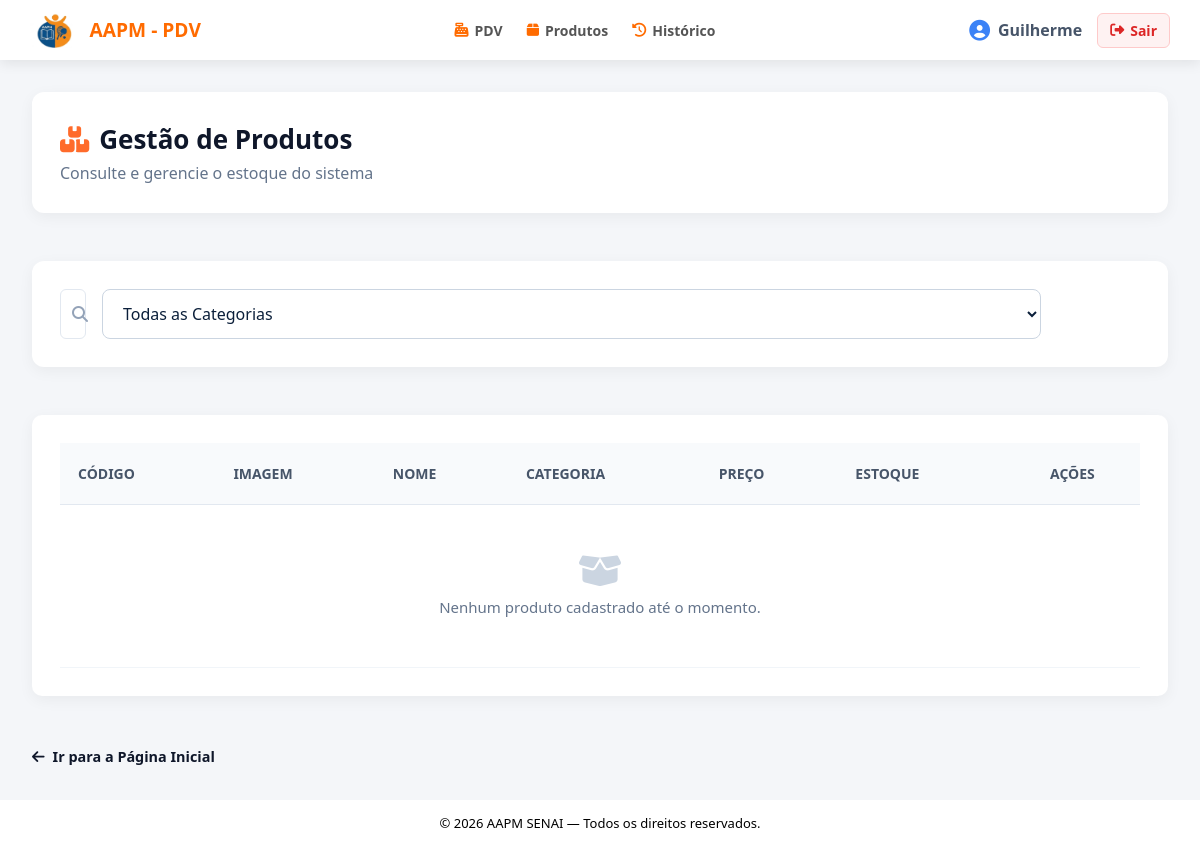
The page /produtos/?pagina=2&por_pagina=4&busca=&categoria_id=0 (signed in) on the database as committed earlier.
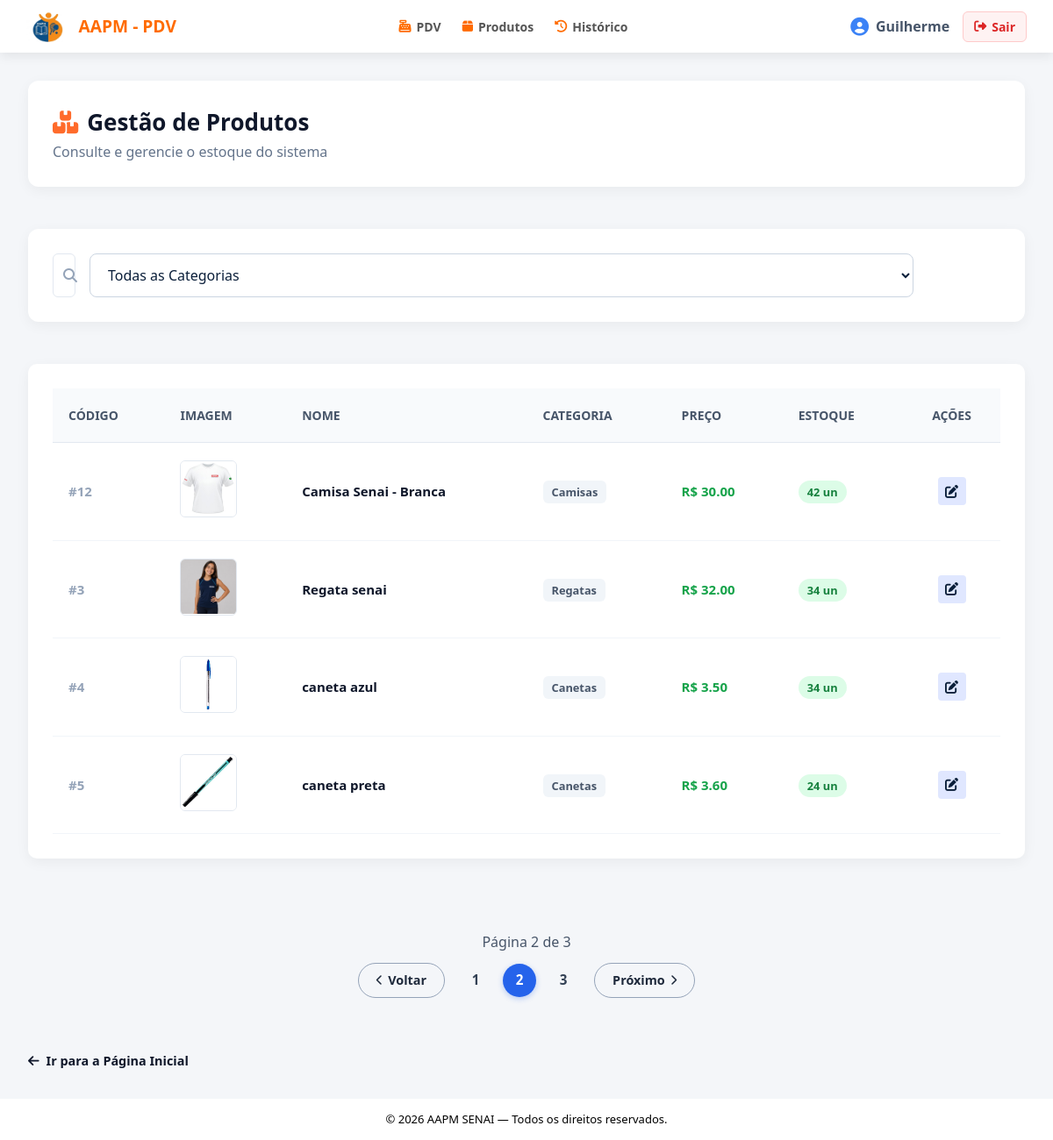
The same page on the database as committed later.
### app/models/produto.py (models this page shows, shortened)
class Produto(Base):
    __tablename__ = "produtos"
    id = Column(Integer, primary_key=True, autoincrement=True, index=True)
    nome = Column(String(150), nullable=False, index=True)
    preco = Column(Float, nullable=False, default=0.0)
    estoque_atual = Column(Integer, nullable=False, default=0)
    ativo = Column(Boolean, default=True)
    imagem_path = Column(String(255), nullable=True)
    categoria_id = Column(Integer, ForeignKey("categorias.id", ondelete="SET NULL"), nullable=True )
    categoria = relationship("Categoria", back_populates="produtos")

### app/models/categoria.py (models this page shows)
class Categoria(Base):
    __tablename__ = "categorias"
    id = Column(Integer, primary_key=True, autoincrement=True, index=True)
    nome = Column(String(100), nullable=False, unique=True)
    ativo = Column(Boolean, default=True)
    produtos = relationship("Produto", back_populates="categoria", lazy="select")

### app/controllers/produto_controller.py (the view)
@router.get("/")
def listar_produtos(
    request: Request,
    busca: str = "",
    categoria_id: str = "0",
    db: Session = Depends(get_db),
    usuario = Depends(get_usuario_logado),
    pagina: int = 1,
    por_pagina: int = 4,
):
    try:
        categoria_id = int(categoria_id) if categoria_id else 0
    except (ValueError, TypeError):
        categoria_id = 0
    query = db.query(Produto).filter(Produto.ativo == True)
    if busca:
        query = query.filter(Produto.nome.ilike(f"%{busca}%"))
    if categoria_id:
        query = query.filter(Produto.categoria_id == categoria_id)
    query = query.order_by(Produto.nome)
    total_produtos = query.count()
    pagina = max(pagina, 1)
    por_pagina = max(por_pagina, 1)
    total_paginas = math.ceil(total_produtos / por_pagina) if total_produtos else 1
    offset = (pagina - 1) * por_pagina
    produtos = query.offset(offset).limit(por_pagina).all()
    categorias  = db.query(Categoria).filter(Categoria.ativo == True).all()
    intervalo_paginas = gerar_intervalo_paginas(pagina, total_paginas)
    return templates.TemplateResponse(
        request,
        "produtos/index.html",
        {
            "request":      request,
            "usuario":      usuario,
            "produtos":     produtos,
            "categorias":   categorias,
            "busca":        busca,
            "categoria_id": categoria_id,
            "pagina":       pagina,
            "por_pagina":   por_pagina,
            "total_paginas": total_paginas,
            "total_produtos": total_produtos,
            "intervalo_paginas": intervalo_paginas
        }
    )

### app/templates/produtos/index.html (shortened to what this page needs)
{% extends "base.html" %}
{% block content %}
<link rel="stylesheet" href="{{ url_for('static', path='CSS_produtos/index.css') }}">
<div class="page-card header-card">
    <div class="title-group">
        <h2><i class="fa-solid fa-boxes-stacked"></i> Gestão de Produtos</h2>
        <p>Consulte e gerencie o estoque do sistema</p>
    </div>
</div>
<div class="page-card filter-card">
    <form method="get" action="/produtos" class="filter-form">
        <div class="search-input-wrapper">
            <i class="fa-solid fa-magnifying-glass search-icon"></i>
            <input type="text" name="busca" placeholder="Buscar por nome..." value="{{ busca if busca else '' }}"
                class="input-control">
        </div>
        <select name="categoria_id" class="select-control">
            <option value="0">Todas as Categorias</option>
        </select>
        <button type="submit" class="btn-secondary">
        </button>
    </form>
</div>
<div class="page-card table-card">
    <table class="custom-table">
        <thead>
            <tr>
                <th>Código</th>
                <th>Imagem</th>
                <th>Nome</th>
                <th>Categoria</th>
                <th>Preço</th>
                <th>Estoque</th>
                <th style="text-align: center;">Ações</th>
            </tr>
        </thead>
        <tbody>
            {% for produto in produtos %}
            <tr>
                <td class="col-id">#{{ produto.id }}</td>
                <td>
                    {% if produto.imagem_path %}
                    <img src="/static/{{ produto.imagem_path }}" alt="{{ produto.nome }}" class="table-img">
                    {% else %}
                    <div class="table-img-placeholder"><i class="fa-solid fa-image"></i></div>
                    {% endif %}
                </td>
                <td class="col-name">{{ produto.nome }}</td>
                <td>
                    <span class="badge-cat">
                        {{ produto.categoria.nome if produto.categoria else 'Sem Categoria' }}
                    </span>
                </td>
                <td class="col-price">R$ {{ "%.2f"|format(produto.preco) }}</td>
                <td>
                    {% if produto.estoque_atual <= 5 %}
                    <span class="badge-stock stock-low">{{ produto.estoque_atual }} un</span>
                    {% else %}
                    <span class="badge-stock stock-ok">{{ produto.estoque_atual }} un</span>
                    {% endif %}
                </td>
                <td>
                    <div class="actions-wrapper">
                        <a href="/produtos/{{ produto.id }}/editar" class="btn-icon edit" title="Editar">
                            <i class="fa-solid fa-pen-to-square"></i>
                        </a>
                    </div>
                </td>
            </tr>
            {% else %}
            <tr>
                <td colspan="7" class="empty-state">
                    <i class="fa-solid fa-box-open"></i>
                    <p>Nenhum produto cadastrado até o momento.</p>
                </td>
            </tr>
            {% endfor %}
        </tbody>
    </table>
</div>
{% if total_paginas and total_paginas > 1 %}
<div class="pagination-wrapper">
    <div class="pagination-subtitle">
        Página {{ pagina }} de {{ total_paginas }}
    </div>
    <div class="pagination-container">
        {% if pagina > 1 %}
        <a href="/produtos/?pagina={{ pagina - 1 }}&por_pagina={{ por_pagina }}&busca={{ busca }}&categoria_id={{ categoria_id or 0 }}"
            class="btn-page-pill">
            <i class="fa-solid fa-chevron-left icon-sm"></i> Voltar
        </a>
        {% else %}
        <span class="btn-page-pill disabled">
            <i class="fa-solid fa-chevron-left icon-sm"></i> Voltar
        </span>
        {% endif %}
        <div class="pagination-numbers">
            {% for item in intervalo_paginas %}
            {% if item == "..." %}
            <span class="page-dots">...</span>
            {% elif item == pagina %}
            <span class="page-num active">{{ item }}</span>
            {% else %}
            <a href="/produtos/?pagina={{ item }}&por_pagina={{ por_pagina }}&busca={{ busca }}&categoria_id={{ categoria_id }}"
                class="page-num">{{ item }}</a>
            {% endif %}
            {% endfor %}
        </div>
        {% if pagina < total_paginas %}
        <a href="/produtos/?pagina={{ pagina + 1 }}&por_pagina={{ por_pagina }}&busca={{ busca }}&categoria_id={{ categoria_id }}"
            class="btn-page-pill">
            Próximo <i class="fa-solid fa-chevron-right icon-sm"></i>
        </a>
        {% else %}
        <span class="btn-page-pill disabled">
            Próximo <i class="fa-solid fa-chevron-right icon-sm"></i>
        </span>
        {% endif %}
    </div>
</div>
{% endif %}
<div>
    <a href="/"
        style="text-decoration: none; color: #0f172a; font-weight: 600; font-size: 0.9rem; display: inline-flex; align-items: center; gap: 8px;">
        <i class="fa-solid fa-arrow-left"></i> Ir para a Página Inicial
    </a>
</div>
{% endblock %}

### app/templates/base.html (shortened to what this page needs)
<!DOCTYPE html>
<html lang="pt-br">
<head>
    <link rel="stylesheet" href="https://cdnjs.cloudflare.com/ajax/libs/font-awesome/6.5.1/css/all.min.css">
    <link rel="stylesheet" href="{{ url_for('static', path='CSS/style.css') }}">
</head>
<body>
    {% if usuario %}
    {% set eh_admin = (usuario.role == 'admin' or usuario.perfil == 'admin' or usuario.is_admin or usuario == 'admin' or (usuario is mapping and usuario.role == 'admin')) %}
    <header class="app-header" style="display: flex; justify-content: space-between; align-items: center; padding: 0 30px; height: 60px;">
        <a href="/" class="header-brand" style="text-decoration: none; cursor: pointer;" title="Voltar para a Página Inicial">
            <img src="{{ url_for('static', path='IMG/logo.png') }}" alt="Logo AAPM" class="header-logo">
            <span style="color: #ff6b00;">AAPM - PDV</span>
        </a>
        <nav style="display: flex; gap: 24px; align-items: center;">
            <a href="/pdv" style="text-decoration: none; color: #555; font-size: 14px; font-weight: 600; display: flex; align-items: center; gap: 6px;">
                <i class="fa-solid fa-cash-register" style="color: #ff6b00;"></i> PDV
            </a>
            <a href="/produtos" style="text-decoration: none; color: #555; font-size: 14px; font-weight: 600; display: flex; align-items: center; gap: 6px;">
                <i class="fa-solid fa-box" style="color: #ff6b00;"></i> Produtos
            </a>
            <a href="/pdv/historico" style="text-decoration: none; color: #555; font-size: 14px; font-weight: 600; display: flex; align-items: center; gap: 6px;">
                <i class="fa-solid fa-clock-rotate-left" style="color: #ff6b00;"></i> Histórico
            </a>
        </nav>
        <div style="display: flex; align-items: center; gap: 15px;">
            <div class="header-user">
                <i class="fa-solid fa-circle-user"></i>
                <span>{{ usuario.nome if usuario else 'Usuário' }}</span>
            </div>
            <a href="/auth/logout" style="text-decoration: none; color: #dc2626; font-size: 14px; font-weight: 600; display: flex; align-items: center; gap: 6px; padding: 6px 12px; border-radius: 6px; background-color: #fef2f2; border: 1px solid #fecaca;" title="Sair do sistema">
                <i class="fa-solid fa-right-from-bracket"></i> Sair
            </a>
        </div>
    </header>
    {% endif %}
    <main class="app-main">
        {% block content %}
        {% endblock %}
    </main>
    <footer style="background-color: #ffffff; color: #000000; text-align: center; padding: 14px 0; font-size: 13px; margin-top: auto;">
        <span>&copy; 2026 AAPM SENAI — Todos os direitos reservados.</span>
    </footer>
</body>
</html>

### app/static/CSS/style.css (style rules this page uses)
* { margin: 0; padding: 0; box-sizing: border-box; font-family: 'Segoe UI', Tahoma, Geneva, Verdana, sans-serif; }
body { background-color: #f1f5f9; color: #1e293b; min-height: 100vh; display: flex; flex-direction: column; }
.app-header { background-color: #ffffff; padding: 1rem 2rem; display: flex; justify-content: space-between; align-items: center; box-shadow: 0 4px 12px rgba(0, 0, 0, 0.08); }
.header-brand { display: flex; align-items: center; gap: 12px; font-weight: 800; font-size: 1.2rem; color: #ff6b2b; }
.header-logo { height: 35px; width: auto; }
.header-user { display: flex; align-items: center; gap: 8px; color: #475569; font-weight: 600; }
.header-user i { font-size: 1.3rem; color: #3b82f6; }
.app-main { max-width: 1100px; width: 90%; margin: 2rem auto; display: flex; flex-direction: column; gap: 1.5rem; }
.page-card { background-color: #ffffff; border-radius: 12px; padding: 1.25rem 1.5rem; box-shadow: 0 4px 15px rgba(0, 0, 0, 0.05); }
.header-card { display: flex; justify-content: space-between; align-items: center; }
.title-group h2 { font-size: 1.4rem; color: #0f172a; display: flex; align-items: center; gap: 10px; margin-bottom: 2px; }
.title-group h2 i { color: #ff6b2b; }
.title-group p { color: #64748b; font-size: 0.88rem; }
.btn-secondary { background-color: #1e293b; color: #ffffff; border: none; padding: 0.65rem 1.2rem; border-radius: 8px; font-weight: 600; cursor: pointer; font-size: 0.9rem; }
.filter-form { display: flex; gap: 1rem; align-items: center; }
.search-input-wrapper { position: relative; flex: 1; }
.search-icon { position: absolute; left: 12px; top: 50%; transform: translateY(-50%); color: #94a3b8; }
.input-control { width: 100%; padding: 0.6rem 0.6rem 0.6rem 2.3rem; border: 1px solid #cbd5e1; border-radius: 8px; outline: none; font-size: 0.9rem; }
.select-control { padding: 0.6rem 1rem; border: 1px solid #cbd5e1; border-radius: 8px; outline: none; font-size: 0.9rem; background-color: #ffffff; }
.table-card { padding: 0; overflow-x: auto; }
.custom-table { width: 100%; border-collapse: collapse; text-align: left; }
.custom-table th { background-color: #f8fafc; color: #475569; padding: 1rem; font-size: 0.8rem; text-transform: uppercase; border-bottom: 1px solid #e2e8f0; }
.custom-table td { padding: 1rem; border-bottom: 1px solid #f1f5f9; vertical-align: middle; font-size: 0.92rem; }
.col-id { color: #94a3b8; font-weight: 600; }
.col-name { font-weight: 600; color: #0f172a; }
.col-price { font-weight: 700; color: #16a34a; }
.table-img { width: 40px; height: 40px; border-radius: 6px; object-fit: cover; border: 1px solid #e2e8f0; }
.badge-cat { background-color: #f1f5f9; color: #475569; padding: 4px 10px; border-radius: 6px; font-size: 0.8rem; font-weight: 600; }
.badge-stock { padding: 4px 10px; border-radius: 20px; font-size: 0.8rem; font-weight: 700; }
.badge-stock.stock-ok { background-color: #dcfce7; color: #15803d; }
.actions-wrapper { display: flex; gap: 8px; justify-content: center; }
.btn-icon { width: 32px; height: 32px; border-radius: 6px; display: flex; align-items: center; justify-content: center; text-decoration: none; font-size: 0.9rem; border: none; cursor: pointer; }
.btn-icon.edit { background-color: #fef3c7; color: #d97706; }

Rows that differ between the two databases and show on the page:
added Produto: id "12", imagem_path (picture), nome "Camisa Senai - Branca", categoria "Camisas", preco "30.00", estoque_atual "42"
added Produto: id "3", imagem_path (picture), nome "Regata senai", categoria "Regatas", preco "32.00", estoque_atual "34"
added Produto: id "4", imagem_path (picture), nome "caneta azul", categoria "Canetas", preco "3.50", estoque_atual "34"
added Produto: id "5", imagem_path (picture), nome "caneta preta", categoria "Canetas", preco "3.60", estoque_atual "24"
Other text that changed with them:
{{ pagina }}: (not shown) → "2"
{{ total_paginas }}: (not shown) → "3"
text no longer shown: "Nenhum produto cadastrado até o momento."
text now shown: "Página de Voltar Próximo"
new list line: "1"
new list line: "2"
new list line: "3"
